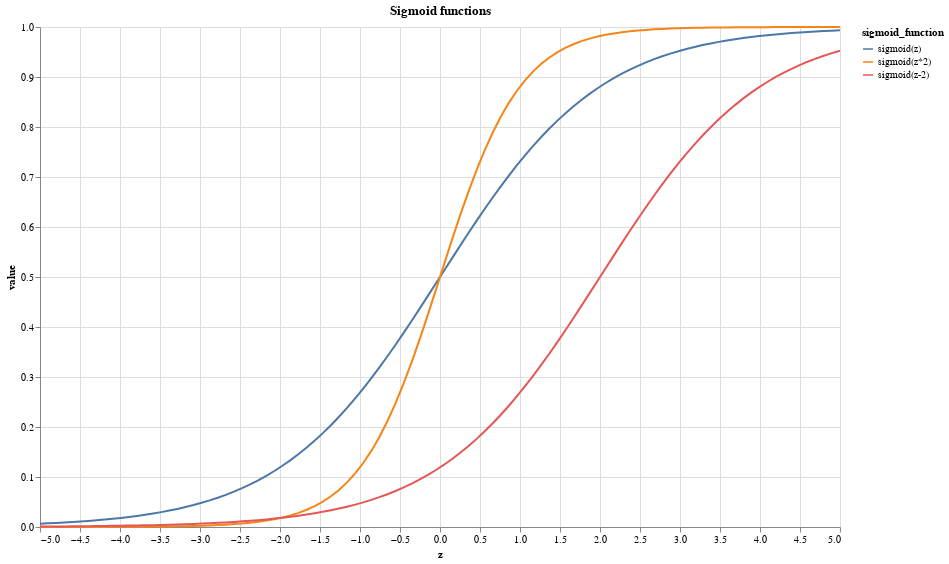

The code cell stored with this chart in its notebook:
### Code cell
alt.Chart(sigmoid_df).mark_line().encode(
    x="z:Q",
    y="value:Q",
    color="sigmoid_function:N"
).properties(
    title="Sigmoid functions",
    width=800,
    height=500
)

### Figure 1 — Vega-Lite specification as saved in the notebook (floating-point values rounded to 4 significant figures; data arrays with more than 128 entries replaced by an {"elided": "..."} marker saying what was removed)
{"$schema": "https://vega.github.io/schema/vega-lite/v3.4.0.json", "config": {"background": "white", "mark": {"tooltip": null}, "view": {"height": 300, "width": 400}}, "data": {"name": "data-2649995b7caa889141db384fa65b2ea5"}, "datasets": {"data-2649995b7caa889141db384fa65b2ea5": {"elided": "300 records"}}, "encoding": {"color": {"field": "sigmoid_function", "type": "nominal"}, "x": {"field": "z", "type": "quantitative"}, "y": {"field": "value", "type": "quantitative"}}, "height": 500, "mark": "line", "title": "Sigmoid functions", "width": 800}
